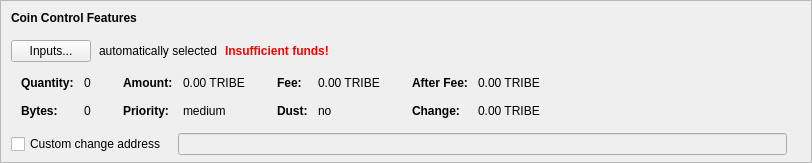
    <widget class="QFrame" name="frameCoinControl">
     <property name="sizePolicy">
      <sizepolicy hsizetype="Expanding" vsizetype="Expanding">
       <horstretch>0</horstretch>
       <verstretch>0</verstretch>
      </sizepolicy>
     </property>
     <property name="maximumSize">
      <size>
       <width>16777215</width>
       <height>16777215</height>
      </size>
     </property>
     <property name="frameShape">
      <enum>QFrame::StyledPanel</enum>
     </property>
     <property name="frameShadow">
      <enum>QFrame::Sunken</enum>
     </property>
     <layout class="QVBoxLayout" name="verticalLayoutCoinControl2">
      <property name="spacing">
       <number>0</number>
      </property>
      <property name="leftMargin">
       <number>0</number>
      </property>
      <property name="topMargin">
       <number>0</number>
      </property>
      <property name="rightMargin">
       <number>0</number>
      </property>
      <property name="bottomMargin">
       <number>6</number>
      </property>
      <item>
       <layout class="QVBoxLayout" name="verticalLayoutCoinControl" stretch="0,0,0,0,1">
        <property name="spacing">
         <number>0</number>
        </property>
        <property name="leftMargin">
         <number>10</number>
        </property>
        <property name="topMargin">
         <number>10</number>
        </property>
        <item>
         <layout class="QHBoxLayout" name="horizontalLayoutCoinControl1">
          <property name="bottomMargin">
           <number>15</number>
          </property>
          <item>
           <widget class="QLabel" name="labelCoinControlFeatures">
            <property name="sizePolicy">
             <sizepolicy hsizetype="Preferred" vsizetype="Maximum">
              <horstretch>0</horstretch>
              <verstretch>0</verstretch>
             </sizepolicy>
            </property>
            <property name="font">
             <font>
              <weight>75</weight>
              <bold>true</bold>
             </font>
            </property>
            <property name="styleSheet">
             <string notr="true">font-weight:bold;</string>
            </property>
            <property name="text">
             <string>Coin Control Features</string>
            </property>
           </widget>
          </item>
         </layout>
        </item>
        <item>
         <layout class="QHBoxLayout" name="horizontalLayoutCoinControl2" stretch="0,0,0,0">
          <property name="spacing">
           <number>8</number>
          </property>
          <property name="bottomMargin">
           <number>10</number>
          </property>
          <item>
           <widget class="QPushButton" name="pushButtonCoinControl">
            <property name="styleSheet">
             <string notr="true"/>
            </property>
            <property name="text">
             <string>Inputs...</string>
            </property>
            <property name="autoDefault">
             <bool>false</bool>
            </property>
           </widget>
          </item>
          <item>
           <widget class="QLabel" name="labelCoinControlAutomaticallySelected">
            <property name="text">
             <string>automatically selected</string>
            </property>
            <property name="margin">
             <number>5</number>
            </property>
           </widget>
          </item>
          <item>
           <widget class="QLabel" name="labelCoinControlInsuffFunds">
            <property name="font">
             <font>
              <weight>75</weight>
              <bold>true</bold>
             </font>
            </property>
            <property name="styleSheet">
             <string notr="true">color:red;font-weight:bold;</string>
            </property>
            <property name="text">
             <string>Insufficient funds!</string>
            </property>
            <property name="margin">
             <number>5</number>
            </property>
           </widget>
          </item>
          <item>
           <spacer name="horizontalSpacerCoinControl">
            <property name="orientation">
             <enum>Qt::Horizontal</enum>
            </property>
            <property name="sizeHint" stdset="0">
             <size>
              <width>40</width>
              <height>1</height>
             </size>
            </property>
           </spacer>
          </item>
         </layout>
        </item>
        <item>
         <widget class="QWidget" name="widgetCoinControl" native="true">
          <property name="sizePolicy">
           <sizepolicy hsizetype="Preferred" vsizetype="Preferred">
            <horstretch>0</horstretch>
            <verstretch>0</verstretch>
           </sizepolicy>
          </property>
          <property name="minimumSize">
           <size>
            <width>0</width>
            <height>0</height>
           </size>
          </property>
          <property name="styleSheet">
           <string notr="true"/>
          </property>
          <layout class="QHBoxLayout" name="horizontalLayoutCoinControl5">
           <property name="leftMargin">
            <number>0</number>
           </property>
           <property name="topMargin">
            <number>0</number>
           </property>
           <property name="rightMargin">
            <number>0</number>
           </property>
           <property name="bottomMargin">
            <number>0</number>
           </property>
           <item>
            <layout class="QHBoxLayout" name="horizontalLayoutCoinControl3" stretch="0,0,0,1">
             <property name="spacing">
              <number>20</number>
             </property>
             <property name="topMargin">
              <number>0</number>
             </property>
             <property name="bottomMargin">
              <number>10</number>
             </property>
             <item>
              <layout class="QFormLayout" name="formLayoutCoinControl1">
               <property name="horizontalSpacing">
                <number>10</number>
               </property>
               <property name="verticalSpacing">
                <number>14</number>
               </property>
               <property name="leftMargin">
                <number>10</number>
               </property>
               <property name="topMargin">
                <number>4</number>
               </property>
               <property name="rightMargin">
                <number>6</number>
               </property>
               <item row="0" column="0">
                <widget class="QLabel" name="labelCoinControlQuantityText">
                 <property name="font">
                  <font>
                   <weight>75</weight>
                   <bold>true</bold>
                  </font>
                 </property>
                 <property name="text">
                  <string>Quantity:</string>
                 </property>
                 <property name="margin">
                  <number>0</number>
                 </property>
                </widget>
               </item>
               <item row="0" column="1">
                <widget class="QLabel" name="labelCoinControlQuantity">
                 <property name="cursor">
                  <cursorShape>IBeamCursor</cursorShape>
                 </property>
                 <property name="contextMenuPolicy">
                  <enum>Qt::ActionsContextMenu</enum>
                 </property>
                 <property name="text">
                  <string notr="true">0</string>
                 </property>
                 <property name="margin">
                  <number>0</number>
                 </property>
                 <property name="textInteractionFlags">
                  <set>Qt::LinksAccessibleByMouse|Qt::TextSelectableByKeyboard|Qt::TextSelectableByMouse</set>
                 </property>
                </widget>
               </item>
               <item row="1" column="0">
                <widget class="QLabel" name="labelCoinControlBytesText">
                 <property name="font">
                  <font>
                   <weight>75</weight>
                   <bold>true</bold>
                  </font>
                 </property>
                 <property name="text">
                  <string>Bytes:</string>
                 </property>
                </widget>
               </item>
               <item row="1" column="1">
                <widget class="QLabel" name="labelCoinControlBytes">
                 <property name="cursor">
                  <cursorShape>IBeamCursor</cursorShape>
                 </property>
                 <property name="contextMenuPolicy">
                  <enum>Qt::ActionsContextMenu</enum>
                 </property>
                 <property name="text">
                  <string notr="true">0</string>
                 </property>
                 <property name="textInteractionFlags">
                  <set>Qt::LinksAccessibleByMouse|Qt::TextSelectableByKeyboard|Qt::TextSelectableByMouse</set>
                 </property>
                </widget>
               </item>
              </layout>
             </item>
             <item>
              <layout class="QFormLayout" name="formLayoutCoinControl2">
               <property name="horizontalSpacing">
                <number>10</number>
               </property>
               <property name="verticalSpacing">
                <number>14</number>
               </property>
               <property name="leftMargin">
                <number>6</number>
               </property>
               <property name="topMargin">
                <number>4</number>
               </property>
               <property name="rightMargin">
                <number>6</number>
               </property>
               <item row="0" column="0">
                <widget class="QLabel" name="labelCoinControlAmountText">
                 <property name="font">
                  <font>
                   <weight>75</weight>
                   <bold>true</bold>
                  </font>
                 </property>
                 <property name="text">
                  <string>Amount:</string>
                 </property>
                 <property name="margin">
                  <number>0</number>
                 </property>
                </widget>
               </item>
               <item row="0" column="1">
                <widget class="QLabel" name="labelCoinControlAmount">
                 <property name="cursor">
                  <cursorShape>IBeamCursor</cursorShape>
                 </property>
                 <property name="contextMenuPolicy">
                  <enum>Qt::ActionsContextMenu</enum>
                 </property>
                 <property name="text">
                  <string notr="true">0.00 TRIBE</string>
                 </property>
                 <property name="textInteractionFlags">
                  <set>Qt::LinksAccessibleByMouse|Qt::TextSelectableByKeyboard|Qt::TextSelectableByMouse</set>
                 </property>
                </widget>
               </item>
               <item row="1" column="0">
                <widget class="QLabel" name="labelCoinControlPriorityText">
                 <property name="font">
                  <font>
                   <weight>75</weight>
                   <bold>true</bold>
                  </font>
                 </property>
                 <property name="text">
                  <string>Priority:</string>
                 </property>
                </widget>
               </item>
               <item row="1" column="1">
                <widget class="QLabel" name="labelCoinControlPriority">
                 <property name="cursor">
                  <cursorShape>IBeamCursor</cursorShape>
                 </property>
                 <property name="contextMenuPolicy">
                  <enum>Qt::ActionsContextMenu</enum>
                 </property>
                 <property name="text">
                  <string>medium</string>
                 </property>
                 <property name="textInteractionFlags">
                  <set>Qt::LinksAccessibleByMouse|Qt::TextSelectableByKeyboard|Qt::TextSelectableByMouse</set>
                 </property>
                </widget>
               </item>
              </layout>
             </item>
             <item>
              <layout class="QFormLayout" name="formLayoutCoinControl3">
               <property name="horizontalSpacing">
                <number>10</number>
               </property>
               <property name="verticalSpacing">
                <number>14</number>
               </property>
               <property name="leftMargin">
                <number>6</number>
               </property>
               <property name="topMargin">
                <number>4</number>
               </property>
               <property name="rightMargin">
                <number>6</number>
               </property>
               <item row="0" column="0">
                <widget class="QLabel" name="labelCoinControlFeeText">
                 <property name="font">
                  <font>
                   <weight>75</weight>
                   <bold>true</bold>
                  </font>
                 </property>
                 <property name="text">
                  <string>Fee:</string>
                 </property>
                 <property name="margin">
                  <number>0</number>
                 </property>
                </widget>
               </item>
               <item row="0" column="1">
                <widget class="QLabel" name="labelCoinControlFee">
                 <property name="cursor">
                  <cursorShape>IBeamCursor</cursorShape>
                 </property>
                 <property name="contextMenuPolicy">
                  <enum>Qt::ActionsContextMenu</enum>
                 </property>
                 <property name="text">
                  <string notr="true">0.00 TRIBE</string>
                 </property>
                 <property name="textInteractionFlags">
                  <set>Qt::LinksAccessibleByMouse|Qt::TextSelectableByKeyboard|Qt::TextSelectableByMouse</set>
                 </property>
                </widget>
               </item>
               <item row="1" column="0">
                <widget class="QLabel" name="labelCoinControlLowOutputText">
                 <property name="font">
                  <font>
                   <weight>75</weight>
                   <bold>true</bold>
                  </font>
                 </property>
                 <property name="text">
                  <string>Dust:</string>
                 </property>
                </widget>
               </item>
               <item row="1" column="1">
                <widget class="QLabel" name="labelCoinControlLowOutput">
                 <property name="cursor">
                  <cursorShape>IBeamCursor</cursorShape>
                 </property>
                 <property name="contextMenuPolicy">
                  <enum>Qt::ActionsContextMenu</enum>
                 </property>
                 <property name="text">
                  <string>no</string>
                 </property>
                 <property name="textInteractionFlags">
                  <set>Qt::LinksAccessibleByMouse|Qt::TextSelectableByKeyboard|Qt::TextSelectableByMouse</set>
                 </property>
                </widget>
               </item>
              </layout>
             </item>
             <item>
              <layout class="QFormLayout" name="formLayoutCoinControl4">
               <property name="horizontalSpacing">
                <number>10</number>
               </property>
               <property name="verticalSpacing">
                <number>14</number>
               </property>
               <property name="leftMargin">
                <number>6</number>
               </property>
               <property name="topMargin">
                <number>4</number>
               </property>
               <property name="rightMargin">
                <number>6</number>
               </property>
               <item row="0" column="0">
                <widget class="QLabel" name="labelCoinControlAfterFeeText">
                 <property name="font">
                  <font>
                   <weight>75</weight>
                   <bold>true</bold>
                  </font>
                 </property>
                 <property name="text">
                  <string>After Fee:</string>
                 </property>
                 <property name="margin">
                  <number>0</number>
                 </property>
                </widget>
               </item>
               <item row="0" column="1">
                <widget class="QLabel" name="labelCoinControlAfterFee">
                 <property name="cursor">
                  <cursorShape>IBeamCursor</cursorShape>
                 </property>
                 <property name="contextMenuPolicy">
                  <enum>Qt::ActionsContextMenu</enum>
                 </property>
                 <property name="text">
                  <string notr="true">0.00 TRIBE</string>
                 </property>
                 <property name="textInteractionFlags">
                  <set>Qt::LinksAccessibleByMouse|Qt::TextSelectableByKeyboard|Qt::TextSelectableByMouse</set>
                 </property>
                </widget>
               </item>
               <item row="1" column="0">
                <widget class="QLabel" name="labelCoinControlChangeText">
                 <property name="font">
                  <font>
                   <weight>75</weight>
                   <bold>true</bold>
                  </font>
                 </property>
                 <property name="text">
                  <string>Change:</string>
                 </property>
                </widget>
               </item>
               <item row="1" column="1">
                <widget class="QLabel" name="labelCoinControlChange">
                 <property name="cursor">
                  <cursorShape>IBeamCursor</cursorShape>
                 </property>
                 <property name="contextMenuPolicy">
                  <enum>Qt::ActionsContextMenu</enum>
                 </property>
                 <property name="text">
                  <string notr="true">0.00 TRIBE</string>
                 </property>
                 <property name="textInteractionFlags">
                  <set>Qt::LinksAccessibleByMouse|Qt::TextSelectableByKeyboard|Qt::TextSelectableByMouse</set>
                 </property>
                </widget>
               </item>
              </layout>
             </item>
            </layout>
           </item>
          </layout>
         </widget>
        </item>
        <item>
         <layout class="QHBoxLayout" name="horizontalLayoutCoinControl4" stretch="0,0,0">
          <property name="spacing">
           <number>12</number>
          </property>
          <property name="sizeConstraint">
           <enum>QLayout::SetDefaultConstraint</enum>
          </property>
          <property name="topMargin">
           <number>5</number>
          </property>
          <property name="rightMargin">
           <number>5</number>
          </property>
          <item>
           <widget class="QCheckBox" name="checkBoxCoinControlChange">
            <property name="toolTip">
             <string>If this is activated, but the change address is empty or invalid, change will be sent to a newly generated address.</string>
            </property>
            <property name="text">
             <string>Custom change address</string>
            </property>
           </widget>
          </item>
          <item>
           <widget class="QValidatedLineEdit" name="lineEditCoinControlChange">
            <property name="enabled">
             <bool>false</bool>
            </property>
            <property name="sizePolicy">
             <sizepolicy hsizetype="Expanding" vsizetype="Fixed">
              <horstretch>0</horstretch>
              <verstretch>0</verstretch>
             </sizepolicy>
            </property>
           </widget>
          </item>
          <item>
           <widget class="QLabel" name="labelCoinControlChangeLabel">
            <property name="sizePolicy">
             <sizepolicy hsizetype="Preferred" vsizetype="Expanding">
              <horstretch>0</horstretch>
              <verstretch>0</verstretch>
             </sizepolicy>
            </property>
            <property name="minimumSize">
             <size>
              <width>0</width>
              <height>0</height>
             </size>
            </property>
            <property name="text">
             <string/>
            </property>
            <property name="margin">
             <number>3</number>
            </property>
           </widget>
          </item>
         </layout>
        </item>
        <item>
         <spacer name="verticalSpacerCoinControl">
          <property name="orientation">
           <enum>Qt::Vertical</enum>
          </property>
          <property name="sizeHint" stdset="0">
           <size>
            <width>800</width>
            <height>1</height>
           </size>
          </property>
         </spacer>
        </item>
       </layout>
      </item>
     </layout>
    </widget>
